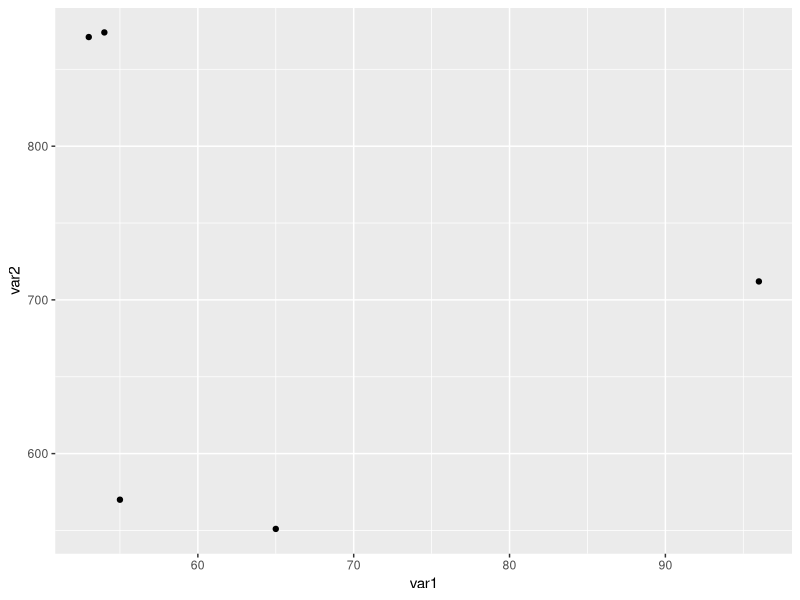
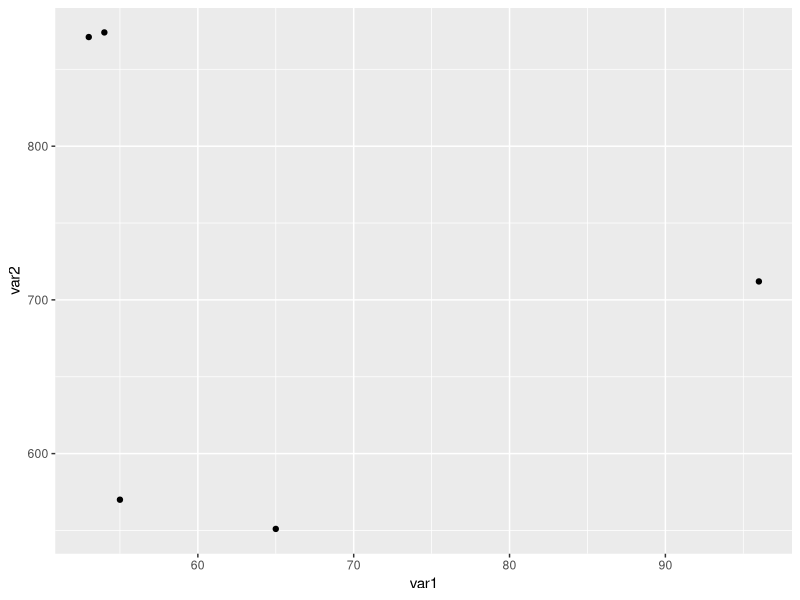
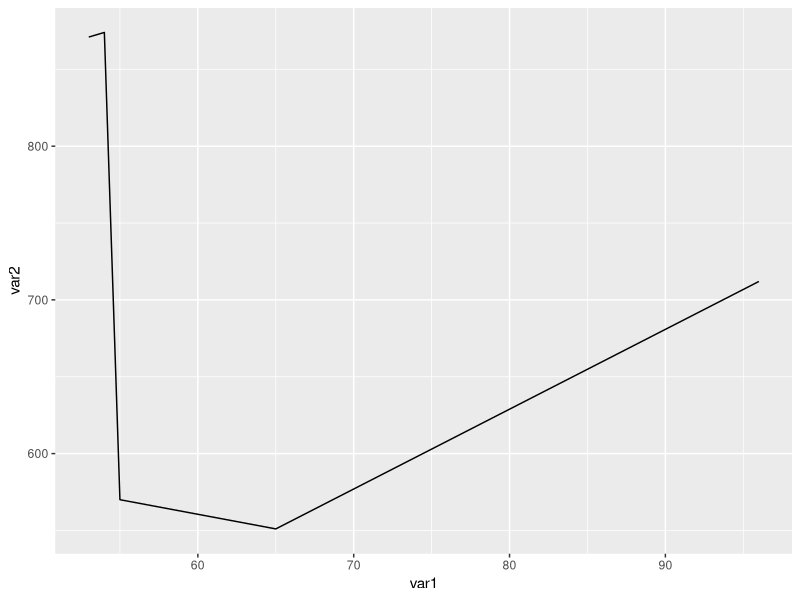
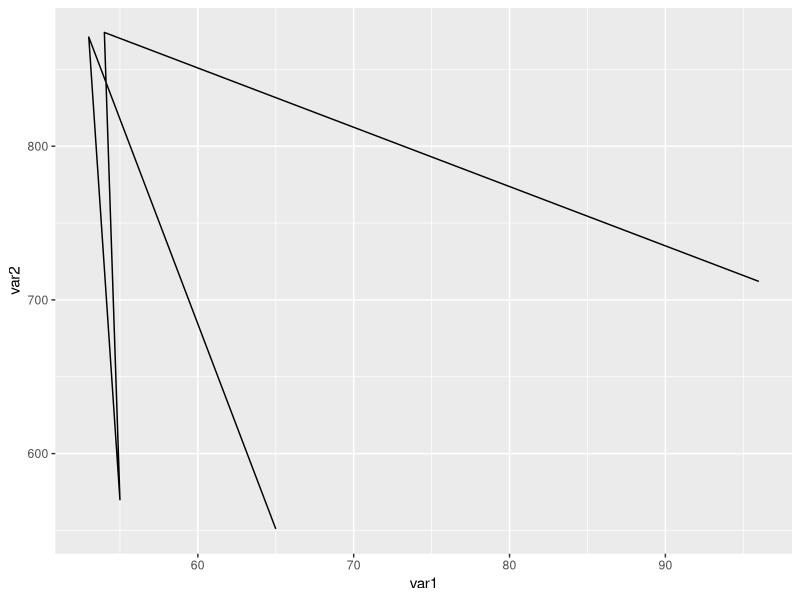
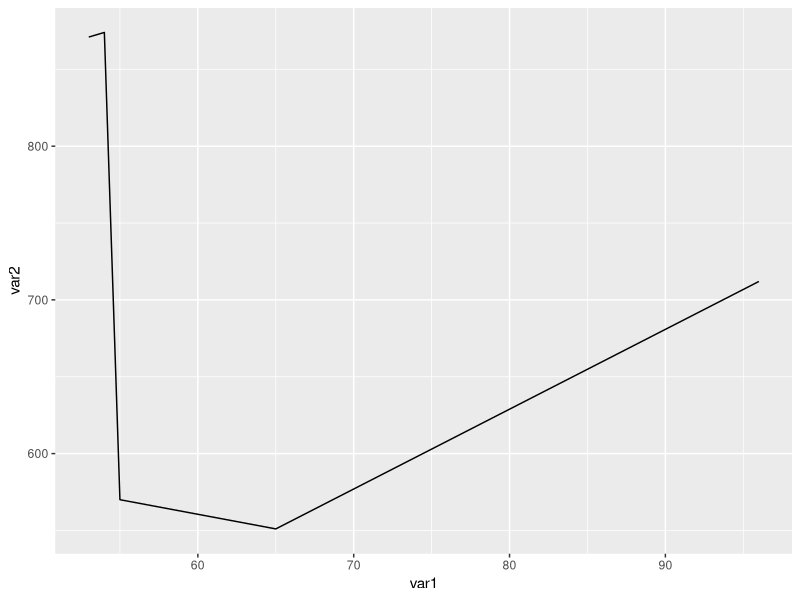
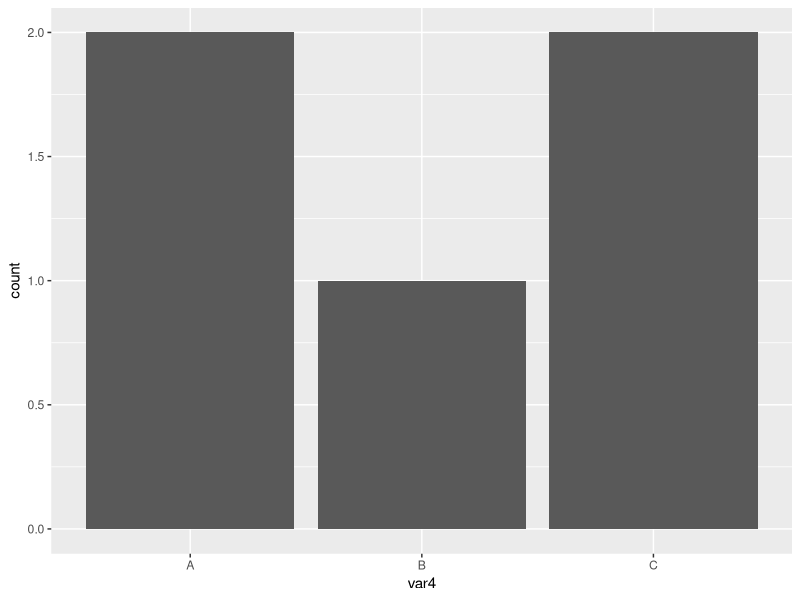
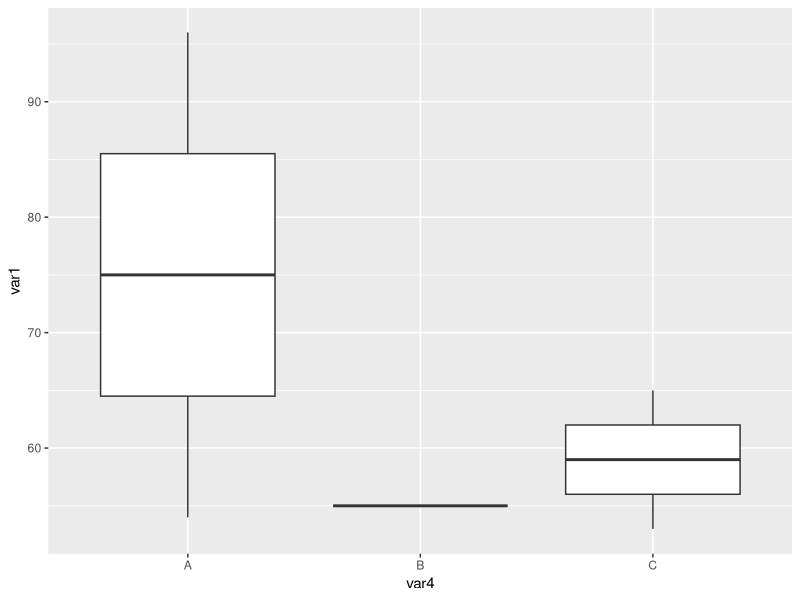
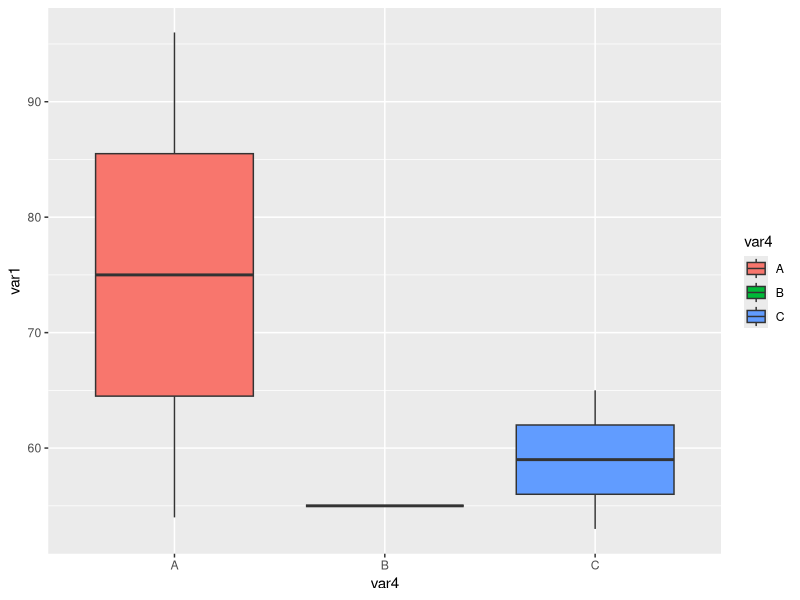

These charts were generated, in order, by the following R code:
## ---- chunk 1
library(ggplot2)
## ---- chunk 2

df_wide <- data.frame(
  id = paste('p', 1:5, sep=''),
  var1 = sample(1:100, 5),
  var2 = sample(500:1000, 5),
  var3 = sample(1000:10000,5),
  var4 = c('A','A','B','C','C')
)

df_wide
## ---- chunk 3

ggplot(df_wide, aes(x=var1, y=var2)) + geom_point()

## ---- chunk 4

p <- ggplot(df_wide, aes(x=var1, y=var2))

## ---- chunk 5

p + geom_point()

## ---- chunk 6

p + geom_line()

## ---- chunk 7

df_wide

p + geom_path()

## ---- chunk 8

df2_wide2 <- df_wide[order(df_wide$var1,df_wide$var2),]
p <- ggplot(df2_wide2, aes(x=var1, y=var2))
p + geom_path()
## ---- chunk 9

p <- ggplot(df_wide, aes(var4)) 
p + geom_bar()

## ---- chunk 10

p <- ggplot(df_wide, aes(x=var4, y=var1)) 
p + geom_boxplot()
## ---- chunk 11

p + geom_boxplot(aes(fill=var4))

## ---- chunk 12

p <- ggplot(df_wide, aes(var4))
p + geom_bar(aes(fill=var4))

## ---- chunk 13

p <- ggplot(mtcars, aes(x=wt, y=mpg))
p + geom_point() +
  xlab('Miles per gallon') +
  ylab('Weight') +
  ggtitle('Car weight to fuel efficiency')

## ---- chunk 14

p + geom_point() + 
  labs(x='Miles per gallon', 
       y='Weight',
       title='Car weight to fuel efficiency')

## ---- chunk 15


# 1. set up the main mapping from data to x and y axes
p <- ggplot(mtcars, aes(x=mpg, y=wt))

# 2. set up a mapping with the color of points and the number of cylinders (needs to be treated as a factor not an numeric using factor())
p + geom_point(aes(colour=factor(cyl)))

## ---- chunk 16

# 3. add a fourth dimension for the displacement variable using point size
p + geom_point(aes(colour=factor(cyl), size=disp))

## ---- chunk 17

# 4. add in nicer labels for title, axes and legends

p + geom_point(aes(colour=factor(cyl), size=disp)) +
  ggtitle('Car relationship between weight and fuel efficency') +
  xlab('Car weight') +
  ylab('Miles per gallon') +
  ggtitle(aes(colour='Cylinders',
              size='Displacement'))

## ---- chunk 18

ggplot(mtcars, aes(cyl,wt)) + stat_summary(fun.y=mean, geom='bar', aes(fill=factor(cyl))) + stat_summary(fun.data=mean_cl_boot, geom='errorbar', width=0.2)

